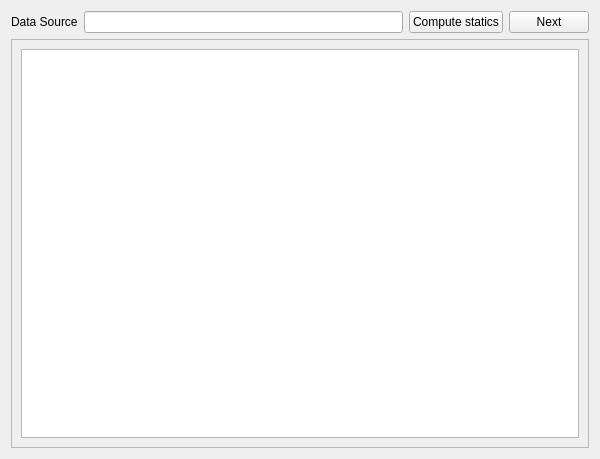
<?xml version="1.0" encoding="UTF-8"?>
<ui version="4.0">
 <class>VistaEstadisticas</class>
 <widget class="QWidget" name="VistaEstadisticas">
  <property name="geometry">
   <rect>
    <x>0</x>
    <y>0</y>
    <width>600</width>
    <height>459</height>
   </rect>
  </property>
  <property name="windowTitle">
   <string>Form</string>
  </property>
  <layout class="QVBoxLayout" name="verticalLayout_3">
   <item>
    <layout class="QVBoxLayout" name="verticalLayout">
     <item>
      <layout class="QHBoxLayout" name="horizontalLayout">
       <item>
        <widget class="QLabel" name="label">
         <property name="text">
          <string>Data Source</string>
         </property>
        </widget>
       </item>
       <item>
        <widget class="QLineEdit" name="lineEdit"/>
       </item>
       <item>
        <widget class="QPushButton" name="pushButton">
         <property name="text">
          <string>Compute statics</string>
         </property>
        </widget>
       </item>
       <item>
        <widget class="QPushButton" name="nextButton">
         <property name="text">
          <string>Next</string>
         </property>
        </widget>
       </item>
      </layout>
     </item>
     <item>
      <widget class="QScrollArea" name="scrollArea">
       <property name="widgetResizable">
        <bool>true</bool>
       </property>
       <widget class="QWidget" name="scrollAreaWidgetContents">
        <property name="geometry">
         <rect>
          <x>0</x>
          <y>0</y>
          <width>578</width>
          <height>400</height>
         </rect>
        </property>
        <layout class="QVBoxLayout" name="verticalLayout_2">
         <item>
          <widget class="QPlainTextEdit" name="plainTextEdit"/>
         </item>
        </layout>
       </widget>
      </widget>
     </item>
    </layout>
   </item>
  </layout>
 </widget>
 <resources/>
 <connections/>
</ui>
